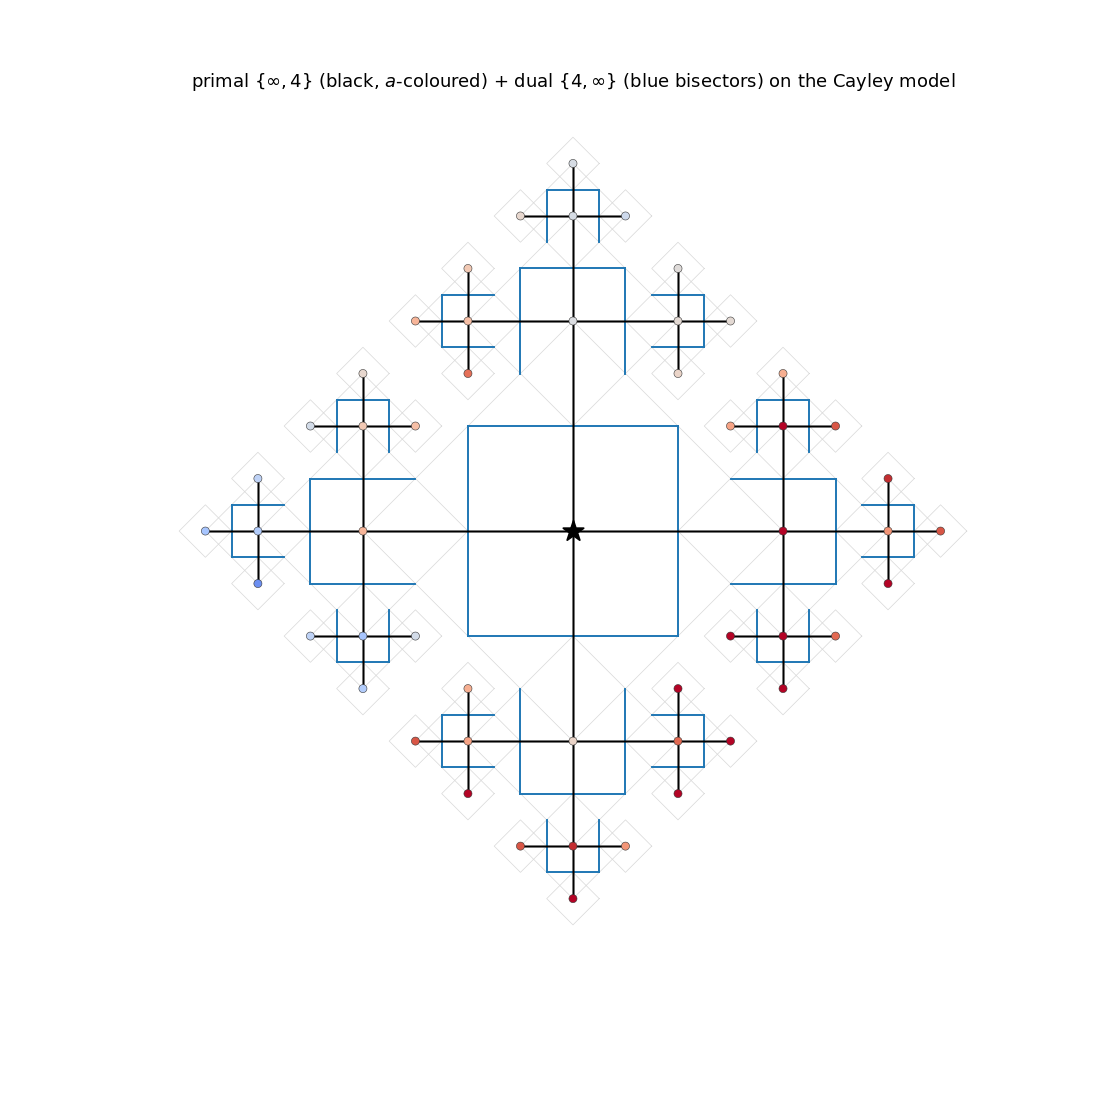

Reproduce this figure in Python.
#!/usr/bin/env python3
"""
033 — Overlay the DUAL {4,inf} on the Cayley model, next to the PRIMAL {inf,4}.

In the Cayley embedding the primal {inf,4} tree is the F2 diagonals (the square
crosses); its planar dual {4,inf} crosses each primal edge PERPENDICULARLY at
the edge midpoint (eps_2), i.e. it is the perpendicular bisector of each
half-diagonal.  Around each eps_4 vertex the four dual edges close a 4-gon face
(the {4,inf} face dual to the vertex); the dual's vertices (cusps) sit at the
fractal border where infinitely many dual edges accumulate.

Here: primal tree (black) coloured by the assignment a (odd integers, as in 032)
+ the dual {4,inf} (blue perpendicular bisectors) + the square border.

STATUS: primal tree + a-values are 029/032 (PROVED/computationally verified);
the dual = perpendicular bisectors is the planar-dual reading of the embedding.
"""

import numpy as np
import matplotlib
matplotlib.use("Agg")
import matplotlib.pyplot as plt
from math import sqrt, sin, cos, radians

SQ2 = sqrt(2.0)
NUMSTEPS = 4


def build_cayley(numsteps):
    squares = {}
    edges = []
    order = []

    def branch(cx, cy, angle, step, squares, edges, parent):
        step -= 1
        if step < 0:
            return
        R = 2.0 ** step
        key = (round(cx, 9), round(cy, 9), round(R, 9))
        if key not in squares:
            squares[key] = (cx, cy, R)
            order.append((cx, cy))
        if parent is not None:
            edges.append((parent, (cx, cy)))
        a = radians(angle)
        nx = cx + R * (-sin(a))
        ny = cy + R * (cos(a))
        for da in (-90, 0, 90):
            branch(nx, ny, angle + da, step, squares, edges, (cx, cy))

    for angle in (0, 90, 180, -90):
        branch(0.0, 0.0, angle, numsteps, squares, edges, None)
    return squares, edges, order


# T_4 a-values (as 032)
def matmul(A, B):
    return A @ B


def mpow(M, n):
    R = np.eye(2, dtype=complex)
    for _ in range(n):
        R = R @ M
    return R


def apply(M, z):
    A, B, C, D = M[0, 0], M[0, 1], M[1, 0], M[1, 1]
    return (A * z + B) / (C * z + D)


J = np.array([[0, -1], [1, 0]], dtype=complex)
T = np.array([[1, SQ2], [0, 1]], dtype=complex)
U = J @ T
EPS4 = (-1 + 1j) / SQ2


def bfs_t4_a_values(depth):
    seen = {EPS4}
    vals = [1.0]
    frontier = [np.eye(2, dtype=complex)]
    for _ in range(depth):
        nxt = []
        for g in frontier:
            for r in range(4):
                g2 = g @ mpow(U, r) @ J
                z2 = apply(g2, EPS4)
                k = complex(round(z2.real, 9), round(z2.imag, 9))
                if k not in seen:
                    seen.add(k)
                    vals.append(-z2.real / z2.imag)
                    nxt.append(g2)
        frontier = nxt
    return vals


def main():
    squares, edges, order = build_cayley(NUMSTEPS)
    avals = bfs_t4_a_values(NUMSTEPS - 1)
    n = min(len(order), len(avals))
    node_a = {order[i]: avals[i] for i in range(n)}

    fig, ax = plt.subplots(figsize=(8.6, 8.6))

    # square border (light)
    for (cx, cy, R) in squares.values():
        pts = np.array([(cx + R, cy), (cx, cy + R), (cx - R, cy), (cx, cy - R)])
        ax.plot(np.append(pts[:, 0], pts[0, 0]), np.append(pts[:, 1], pts[0, 1]),
                color="0.85", lw=0.4)

    # DUAL {4,inf}: perpendicular bisectors of each primal edge
    for (p, q) in edges:
        mx, my = (p[0] + q[0]) / 2.0, (p[1] + q[1]) / 2.0
        dx, dy = q[0] - p[0], q[1] - p[1]
        L = np.hypot(dx, dy)
        px, py = -dy / L, dx / L
        ax.plot([mx - px * L / 2, mx + px * L / 2],
                [my - py * L / 2, my + py * L / 2],
                color="tab:blue", lw=0.9, alpha=0.85, zorder=2)

    # PRIMAL {inf,4} tree coloured by a-value
    xs, ys, cs = [], [], []
    for (cx, cy) in order:
        if (cx, cy) in node_a:
            xs.append(cx); ys.append(cy); cs.append(node_a[(cx, cy)])
    xs = np.array(xs); ys = np.array(ys); cs = np.array(cs)
    vmax = 60.0
    ax.scatter(xs, ys, c=np.clip(cs, -vmax, vmax), cmap="coolwarm",
               vmin=-vmax, vmax=vmax, s=20, zorder=4,
               edgecolors="0.2", linewidths=0.3)
    for (p, q) in edges:
        ax.plot([p[0], q[0]], [p[1], q[1]], color="k", lw=0.8, zorder=3)
    ax.scatter([0], [0], marker="*", s=140, color="k", zorder=6)

    ax.set_aspect("equal"); ax.set_xticks([]); ax.set_yticks([])
    for sp in ax.spines.values():
        sp.set_visible(False)
    ax.set_title(r"primal $\{\infty,4\}$ (black, $a$-coloured) + dual "
                 r"$\{4,\infty\}$ (blue bisectors) on the Cayley model",
                 fontsize=10)
    fig.subplots_adjust(top=0.94)
    out = "/Users/mingli/AEG/aeg-paper/notes/general/033-primal-dual-cayley.png"
    fig.savefig(out, dpi=130)
    print("saved:", out)
    print("primal edges:", len(edges), " dual edges:", len(edges))


if __name__ == "__main__":
    main()
